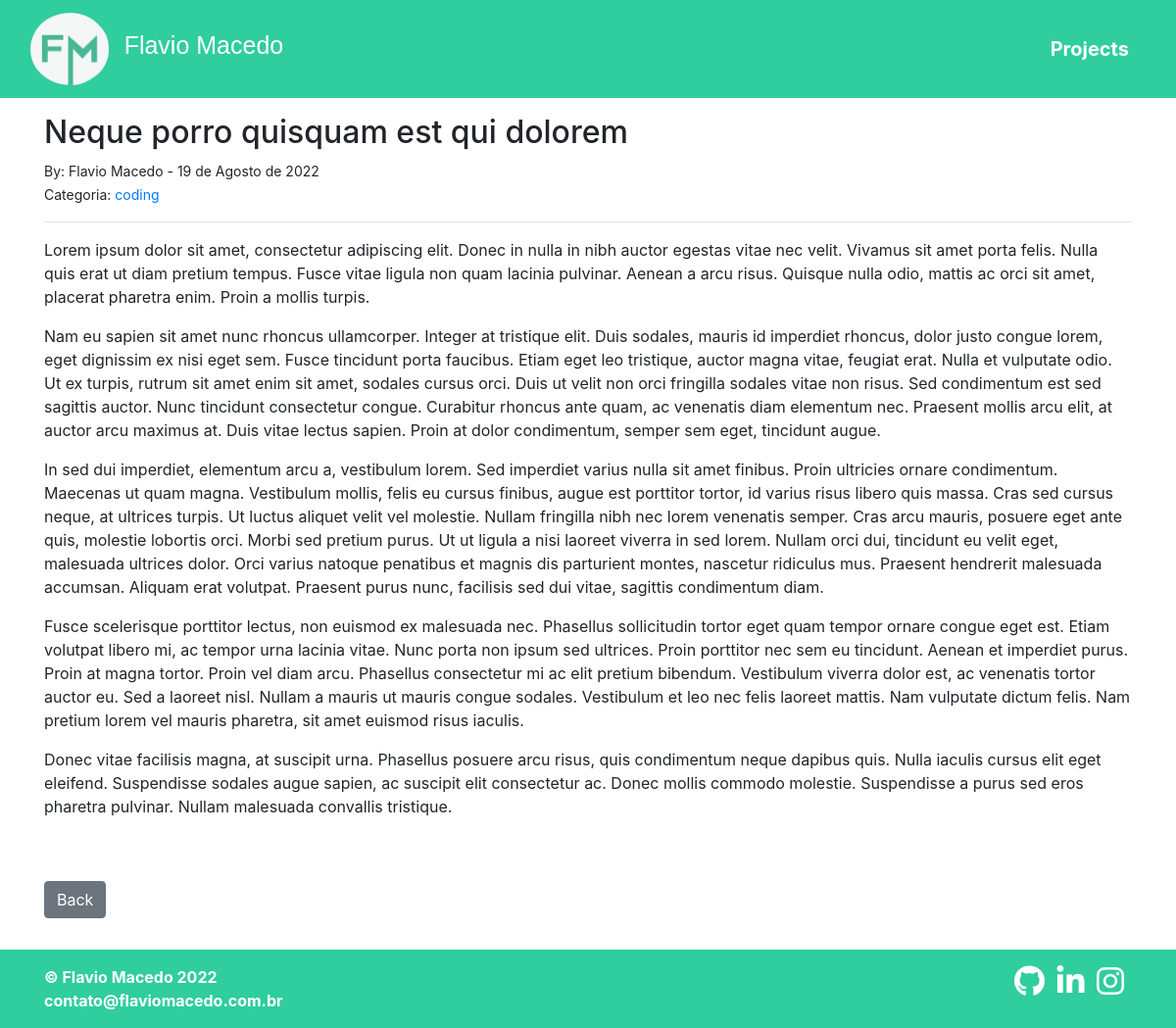
Page /article/3 on the committed database.
### blog/models.py (models this page shows, shortened)
class Post(models.Model):
    title = models.CharField(max_length=255)
    author = models.ForeignKey(User, on_delete=models.CASCADE)
    summary = RichTextField()
    content = RichTextUploadingField()
    post_date = models.DateField(auto_now_add=True)
    category = models.ForeignKey(Category, blank=True, null=True, on_delete=models.SET_NULL)

class Category(models.Model):
    name = models.CharField(max_length=255)
    class Meta:
        verbose_name_plural = 'Categories'
    def __str__(self):
        return self.name

### blog/views.py (the view)
# urls.py: path('article/<int:pk>', views.ArticleDetailView.as_view(), name="article-detail"),
class ArticleDetailView(DetailView):
    model = Post
    template_name = 'article_details.html'

### blog/templates/article_details.html (shortened to what this page needs)
{% extends 'base.html' %}
{% load static %}
{% block 'head' %}
    <link rel="stylesheet" href="{% static 'blog/css/home.css' %}">
{% endblock 'head' %}
{% block 'body' %}
    <main class="container my-3">
        <h2>{{post.title}}</h2>
        <small>By: {{post.author.first_name}} {{post.author.last_name}} - {{post.post_date}}</small>
        <br>
        <small>
            Categoria: <a href="{% url 'category' post.category %}">{{post.category}}</a>
        </small>
        <br>
        <hr>
        {{ post.content|safe }}
        <br><br>
        <a href="{% url 'project' %}" class="btn btn-secondary">Back</a>
        <br><br><br><br><br>
    </main>
{% endblock 'body' %}

### rows in the picture
Post: title "Neque porro quisquam est qui dolorem", author.first_name "Flavio", author.last_name "Macedo", post_date "19 de Agosto de 2022", category "coding", content "Lorem ipsum dolor sit amet, consectetur adipiscing elit. Donec in nulla in nibh auctor egestas vitae nec velit. Vivamus sit amet porta felis. Nulla quis erat ut diam pretium tempus. Fusce vitae ligula non quam lacinia pulvinar. Aenean a arcu risus. Quisque nulla odio, mattis ac orci sit amet, placerat pharetra enim. Proin a mollis turpis. Nam eu sapien sit amet nunc rhoncus ullamcorper. Integer at tristique elit. Duis sodales, mauris id imperdiet rhoncus, dolor justo congue lorem, eget dignissim ex nisi eget sem. Fusce tincidunt porta faucibus. Etiam eget leo tristique, auctor magna vitae, feugiat erat. Nulla et vulputate odio. Ut ex turpis, rutrum sit amet enim sit amet, sodales cursus…"
